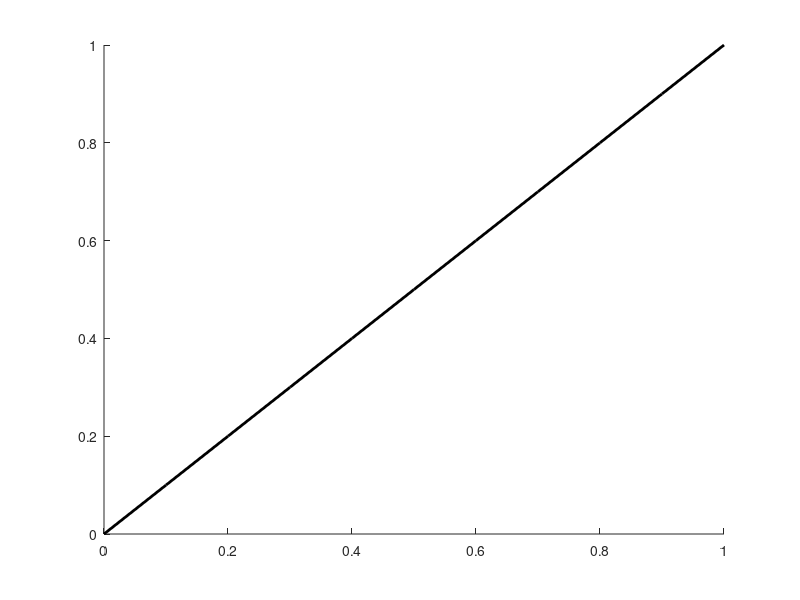

Recreate this plot in MATLAB. (Note: this script raises an error after producing the figure.)
clc
clearvars

betas = [0.2,0.5,1,1.5,2];
x = linspace(0,1,11);
colors = copper(6);
figure
hold on
plot(x,x,'Color','k','LineWidth',2)
for b = 1:length(betas)
    y = anti_sigmoidPG(x,betas(b));

    hold on
    plot(x,y,'Color',colors(b,:),'LineWidth',2)
end
xlabel('Actual value')
ylabel('Transformed value')
legend('Original','Beta = 0.2','0.5','1','1.5','2','Location','best')
